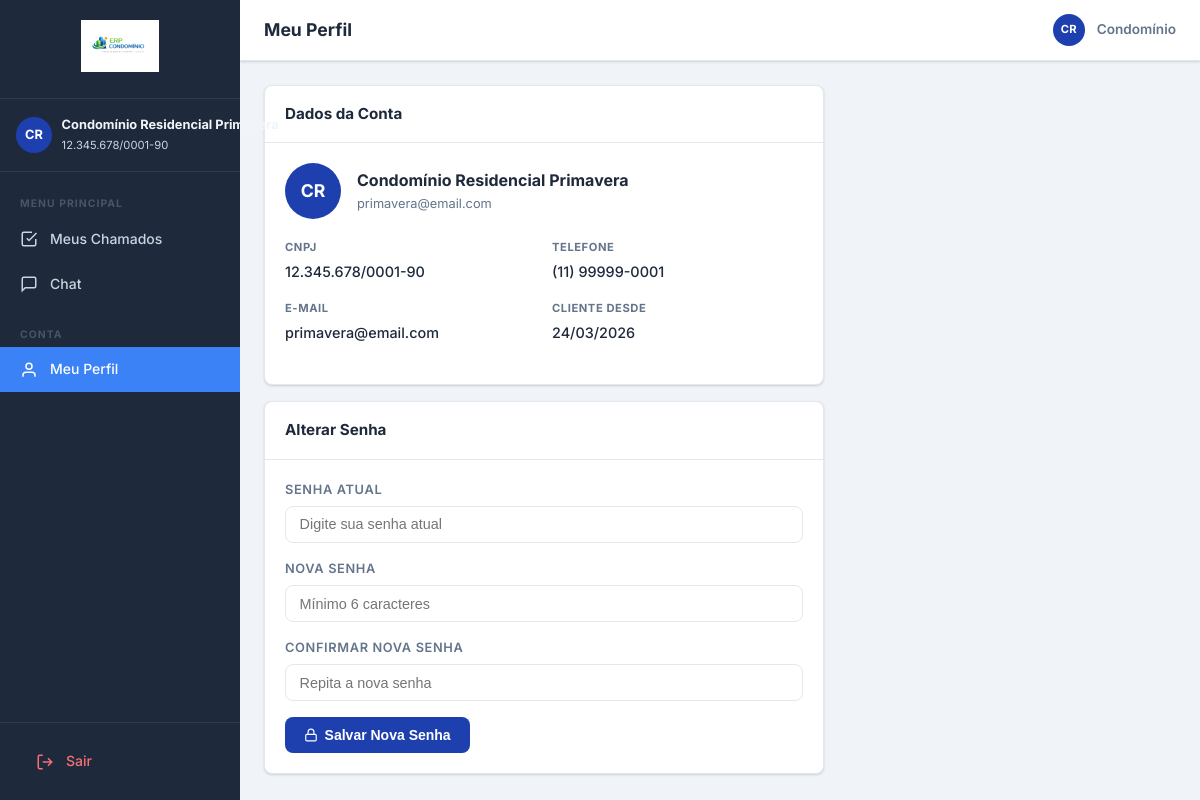
Page /painel.php?tab=perfil (signed in) on the committed database.
### tables this page shows
CREATE TABLE IF NOT EXISTS `clientes` (
  `id`           INT UNSIGNED AUTO_INCREMENT PRIMARY KEY,
  `razao_social` VARCHAR(200) NOT NULL,
  `cnpj`         VARCHAR(18)  NOT NULL UNIQUE,
  `email`        VARCHAR(150) NOT NULL,
  `telefone`     VARCHAR(20)  DEFAULT NULL,
  `senha`        VARCHAR(255) NOT NULL,
  `ativo`        TINYINT(1)   NOT NULL DEFAULT 1,
  `criado_em`    DATETIME     NOT NULL DEFAULT CURRENT_TIMESTAMP,
  `atualizado_em`DATETIME     NOT NULL DEFAULT CURRENT_TIMESTAMP ON UPDATE CURRENT_TIMESTAMP
);

### includes/config.php (called while the page is built, shortened)
<?php
function sanitize(string $str): string {
    return htmlspecialchars(trim($str), ENT_QUOTES, 'UTF-8');
}

### painel.php (the view, shortened to what this page needs)
<?php
require_once 'includes/config.php';
$db        = getDB();
$clientId  = $_SESSION['client_id'];
$clientName= $_SESSION['client_name'];
$clientCNPJ= $_SESSION['client_cnpj'];
$stats = $db->prepare('
    SELECT
      COUNT(*) AS total,
      SUM(status = "aberto") AS abertos,
      SUM(status = "em_andamento") AS andamento,
      SUM(status = "fechado") AS fechados
    FROM chamados WHERE cliente_id = ?
');
$stats->execute([$clientId]);
$s = $stats->fetch();
$chamados = $db->prepare('SELECT * FROM chamados WHERE cliente_id = ? ORDER BY criado_em DESC');
$chamados->execute([$clientId]);
$listaChamados = $chamados->fetchAll();
$tab = $_GET['tab'] ?? 'chamados';
$ticketDetail = null;
$initials = strtoupper(implode('', array_map(fn($w) => $w[0], array_slice(explode(' ', $clientName), 0, 2))));
?>
<!DOCTYPE html>
<html lang="pt-BR">
<head>
  <link rel="stylesheet" href="assets/style.css">
</head>
<body>
<div class="app-wrapper">
  <aside class="sidebar" id="sidebar">
    <div class="sidebar-logo">
      <img src="assets/logo.png" alt="ERP Condomínio">
    </div>
    <div class="sidebar-user">
      <div style="display:flex;align-items:center;gap:.6rem">
        <div class="avatar"><?= $initials ?></div>
        <div>
          <div class="sidebar-user-name"><?= sanitize($clientName) ?></div>
          <div class="sidebar-user-cnpj"><?= sanitize($clientCNPJ) ?></div>
        </div>
      </div>
    </div>
    <nav class="sidebar-nav">
      <div class="nav-section-title">Menu Principal</div>
      <a href="painel.php?tab=chamados" class="nav-item <?= $tab==='chamados'?'active':'' ?>">
        <svg width="18" height="18" fill="none" stroke="currentColor" stroke-width="2" viewBox="0 0 24 24">
          <path d="M9 11l3 3L22 4"/><path d="M21 12v7a2 2 0 0 1-2 2H5a2 2 0 0 1-2-2V5a2 2 0 0 1 2-2h11"/>
        </svg>
        Meus Chamados
      </a>
      <a href="painel.php?tab=chat" class="nav-item <?= $tab==='chat'?'active':'' ?>">
        <svg width="18" height="18" fill="none" stroke="currentColor" stroke-width="2" viewBox="0 0 24 24">
          <path d="M21 15a2 2 0 0 1-2 2H7l-4 4V5a2 2 0 0 1 2-2h14a2 2 0 0 1 2 2z"/>
        </svg>
        Chat
      </a>
      <div class="nav-section-title" style="margin-top:.5rem">Conta</div>
      <a href="painel.php?tab=perfil" class="nav-item <?= $tab==='perfil'?'active':'' ?>">
        <svg width="18" height="18" fill="none" stroke="currentColor" stroke-width="2" viewBox="0 0 24 24">
          <path d="M20 21v-2a4 4 0 0 0-4-4H8a4 4 0 0 0-4 4v2"/><circle cx="12" cy="7" r="4"/>
        </svg>
        Meu Perfil
      </a>
    </nav>
    <div class="sidebar-footer">
      <a href="logout.php" class="nav-item" style="color:#f87171">
        <svg width="18" height="18" fill="none" stroke="currentColor" stroke-width="2" viewBox="0 0 24 24">
          <path d="M9 21H5a2 2 0 0 1-2-2V5a2 2 0 0 1 2-2h4"/><polyline points="16 17 21 12 16 7"/><line x1="21" y1="12" x2="9" y2="12"/>
        </svg>
        Sair
      </a>
    </div>
  </aside>
  <div class="main-content">
    <header class="topbar">
      <div style="display:flex;align-items:center;gap:.75rem">
        <span class="topbar-title">
          <?php
          $titles = ['chamados'=>'Meus Chamados','chat'=>'Chat de Suporte','perfil'=>'Meu Perfil'];
          echo $titles[$tab] ?? 'Portal de Suporte';
          ?>
        </span>
      </div>
      <div class="topbar-right">
        <div class="avatar" style="width:32px;height:32px;font-size:.7rem"><?= $initials ?></div>
        <span style="font-size:.85rem;font-weight:600;color:var(--text-muted)"><?= sanitize(explode(' ', $clientName)[0]) ?></span>
      </div>
    </header>
    <div class="page-content">
      <?php if ($tab === 'chamados' && !$ticketDetail): ?>
      <div class="stats-grid">
        <div class="stat-card">
          <div class="stat-icon blue">
            <svg width="22" height="22" fill="none" stroke="currentColor" stroke-width="2" viewBox="0 0 24 24">
              <path d="M9 11l3 3L22 4"/><path d="M21 12v7a2 2 0 0 1-2 2H5a2 2 0 0 1-2-2V5a2 2 0 0 1 2-2h11"/>
            </svg>
          </div>
          <div>
            <div class="stat-value"><?= $s['total'] ?></div>
            <div class="stat-label">Total de Chamados</div>
          </div>
        </div>
        <div class="stat-card">
          <div class="stat-icon orange">
            <svg width="22" height="22" fill="none" stroke="currentColor" stroke-width="2" viewBox="0 0 24 24">
              <circle cx="12" cy="12" r="10"/><polyline points="12 6 12 12 16 14"/>
            </svg>
          </div>
          <div>
            <div class="stat-value"><?= $s['abertos'] ?></div>
            <div class="stat-label">Abertos</div>
          </div>
        </div>
        <div class="stat-card">
          <div class="stat-icon purple">
            <svg width="22" height="22" fill="none" stroke="currentColor" stroke-width="2" viewBox="0 0 24 24">
              <polyline points="23 4 23 10 17 10"/><path d="M20.49 15a9 9 0 1 1-.18-4.3"/>
            </svg>
          </div>
          <div>
            <div class="stat-value"><?= $s['andamento'] ?></div>
            <div class="stat-label">Em Andamento</div>
          </div>
        </div>
        <div class="stat-card">
          <div class="stat-icon green">
            <svg width="22" height="22" fill="none" stroke="currentColor" stroke-width="2" viewBox="0 0 24 24">
              <polyline points="20 6 9 17 4 12"/>
            </svg>
          </div>
          <div>
            <div class="stat-value"><?= $s['fechados'] ?></div>
            <div class="stat-label">Fechados</div>
          </div>
        </div>
      </div>
      <div class="card">
        <div class="card-header">
          <span class="card-title">
            <svg width="16" height="16" fill="none" stroke="currentColor" stroke-width="2" viewBox="0 0 24 24" style="vertical-align:middle;margin-right:.3rem">
              <path d="M9 11l3 3L22 4"/><path d="M21 12v7a2 2 0 0 1-2 2H5a2 2 0 0 1-2-2V5a2 2 0 0 1 2-2h11"/>
            </svg>
            Todos os Chamados
          </span>
          <button class="btn btn-primary btn-sm" onclick="openModal('modal-novo-chamado')">
            <svg width="14" height="14" fill="none" stroke="currentColor" stroke-width="2.5" viewBox="0 0 24 24">
              <line x1="12" y1="5" x2="12" y2="19"/><line x1="5" y1="12" x2="19" y2="12"/>
            </svg>
            Abrir Chamado
          </button>
        </div>
        <?php if (empty($listaChamados)): ?>
        <div class="empty-state">
          <svg width="48" height="48" fill="none" stroke="currentColor" stroke-width="1.5" viewBox="0 0 24 24">
            <path d="M9 11l3 3L22 4"/><path d="M21 12v7a2 2 0 0 1-2 2H5a2 2 0 0 1-2-2V5a2 2 0 0 1 2-2h11"/>
          </svg>
          <h3>Nenhum chamado encontrado</h3>
          <p>Clique em "Abrir Chamado" para registrar seu primeiro atendimento.</p>
        </div>
        <?php else: ?>
        <div class="table-wrap">
          <table>
            <thead>
              <tr>
                <th>Número</th>
                <th>Assunto</th>
                <th>Prioridade</th>
                <th>Status</th>
                <th>SLA</th>
                <th>Abertura</th>
                <th>Ação</th>
              </tr>
            </thead>
            <tbody>
              <?php foreach ($listaChamados as $ch): ?>
              <?php $sla = slaStatus($ch['criado_em'], $ch['prioridade'], $ch['status']); ?>
              <tr>
                <td><span class="ticket-number"><?= sanitize($ch['numero']) ?></span></td>
                <td>
                  <div style="font-weight:600;max-width:220px;white-space:nowrap;overflow:hidden;text-overflow:ellipsis">
                    <?= sanitize($ch['assunto']) ?>
                  </div>
                  <div class="text-muted text-small"><?= timeAgo($ch['criado_em']) ?></div>
                </td>
                <td><?= priorityBadge($ch['prioridade']) ?></td>
                <td><?= statusBadge($ch['status']) ?></td>
                <td>
                  <div class="sla-bar-wrap <?= $sla['class'] ?>">
                    <div class="sla-bar-bg">
                      <div class="sla-bar-fill" style="width:<?= $sla['percent'] ?>%"></div>
                    </div>
                    <div class="sla-label"><?= $sla['label'] ?></div>
                  </div>
                </td>
                <td class="text-muted text-small"><?= date('d/m/Y H:i', strtotime($ch['criado_em'])) ?></td>
                <td>
                  <a href="painel.php?tab=chamados&ticket=<?= $ch['id'] ?>" class="btn btn-outline btn-sm">
                    <svg width="13" height="13" fill="none" stroke="currentColor" stroke-width="2" viewBox="0 0 24 24">
                      <path d="M1 12s4-8 11-8 11 8 11 8-4 8-11 8-11-8-11-8z"/><circle cx="12" cy="12" r="3"/>
                    </svg>
                    Ver
                  </a>
                </td>
              </tr>
              <?php endforeach; ?>
            </tbody>
          </table>
        </div>
        <?php endif; ?>
      </div>
      <?php elseif ($tab === 'perfil'): ?>
      <?php
      $stmtClient = $db->prepare('SELECT * FROM clientes WHERE id = ?');
      $stmtClient->execute([$clientId]);
      $clientData = $stmtClient->fetch();
      ?>
      <div style="max-width:560px">
        <div class="card mb-2">
          <div class="card-header">
            <span class="card-title">Dados da Conta</span>
          </div>
          <div class="card-body">
            <div style="display:flex;align-items:center;gap:1rem;margin-bottom:1.25rem">
              <div class="avatar" style="width:56px;height:56px;font-size:1.1rem"><?= $initials ?></div>
              <div>
                <div style="font-weight:700;font-size:1rem"><?= sanitize($clientData['razao_social']) ?></div>
                <div class="text-muted text-small"><?= sanitize($clientData['email']) ?></div>
              </div>
            </div>
            <div class="ticket-info-grid">
              <div class="ticket-info-item">
                <label>CNPJ</label>
                <span><?= sanitize($clientData['cnpj']) ?></span>
              </div>
              <div class="ticket-info-item">
                <label>Telefone</label>
                <span><?= sanitize($clientData['telefone'] ?: 'Não informado') ?></span>
              </div>
              <div class="ticket-info-item">
                <label>E-mail</label>
                <span><?= sanitize($clientData['email']) ?></span>
              </div>
              <div class="ticket-info-item">
                <label>Cliente desde</label>
                <span><?= date('d/m/Y', strtotime($clientData['criado_em'])) ?></span>
              </div>
            </div>
          </div>
        </div>
        <div class="card">
          <div class="card-header">
            <span class="card-title">Alterar Senha</span>
          </div>
          <div class="card-body">
            <form method="POST" action="">
              <div class="form-group">
                <label class="form-label">Senha Atual</label>
                <input type="password" name="senha_atual" class="form-control" placeholder="Digite sua senha atual" required>
              </div>
              <div class="form-group">
                <label class="form-label">Nova Senha</label>
                <input type="password" name="nova_senha" class="form-control" placeholder="Mínimo 6 caracteres" required>
              </div>
              <div class="form-group">
                <label class="form-label">Confirmar Nova Senha</label>
                <input type="password" name="confirm_senha" class="form-control" placeholder="Repita a nova senha" required>
              </div>
              <button type="submit" class="btn btn-primary">
                <svg width="14" height="14" fill="none" stroke="currentColor" stroke-width="2" viewBox="0 0 24 24">
                  <rect x="3" y="11" width="18" height="11" rx="2" ry="2"/><path d="M7 11V7a5 5 0 0 1 10 0v4"/>
                </svg>
                Salvar Nova Senha
              </button>
            </form>
          </div>
        </div>
      </div>
      <?php endif; ?>
    </div>
  </div>
</div>
</body>
</html>

### rows in the picture
clientes: razao_social "Condomínio Residencial Primavera", email "primavera@email.com", cnpj "12.345.678/0001-90", telefone "(11) 99999-0001", criado_em "24/03/2026"

### other values in the picture
$initials "CR"
$clientName "Condomínio Residencial Primavera"
$clientCNPJ "12.345.678/0001-90"
$titles[$tab] "Meu Perfil"
explode(' ', $clientName)[0] "Condomínio"
